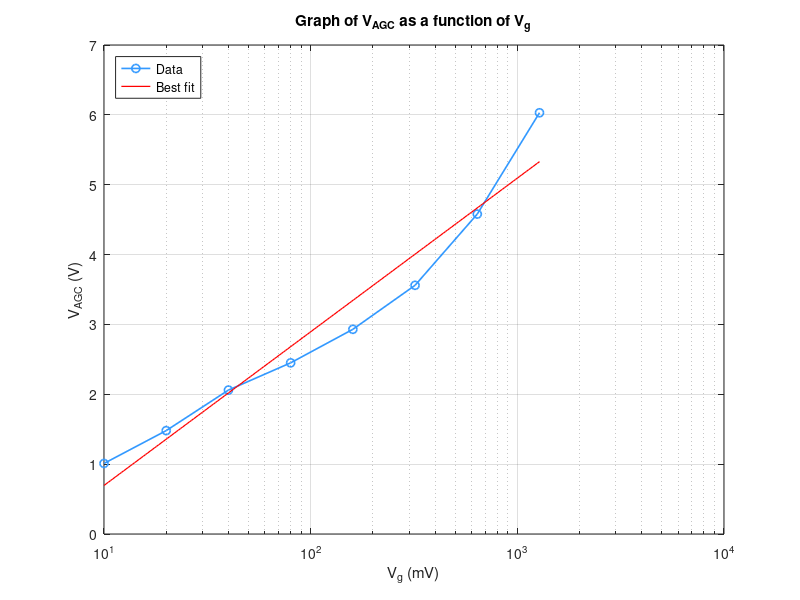

This chart was generated by the following MATLAB code:
% Data
Vg_mV = [10 20 40 80 160 320 640 1280];
Vagc_V = [1.01 1.48 2.06 2.45 2.93 3.56 4.58 6.03];

% Linear fit on log10(x)
p = polyfit(log10(Vg_mV), Vagc_V, 1);

% Generate smooth x-values for fit curve
xfit = logspace(log10(min(Vg_mV)), log10(max(Vg_mV)), 200);
yfit = polyval(p, log10(xfit));

% Plot data and fit
figure;
semilogx(Vg_mV, Vagc_V, 'o-', ...
    'LineWidth', 1.2, ...
    'MarkerSize', 6, ...
    'Color', [0.2 0.6 1]);
hold on;

% Plot the best-fit line
semilogx(xfit, yfit, '-', ...
    'LineWidth', 0.9, ...
    'Color', 'r');

grid on;
xlabel('V_g (mV)');
ylabel('V_{AGC} (V)');
title('Graph of V_{AGC} as a function of V_g');

legend('Data', 'Best fit', 'Location', 'northwest');
